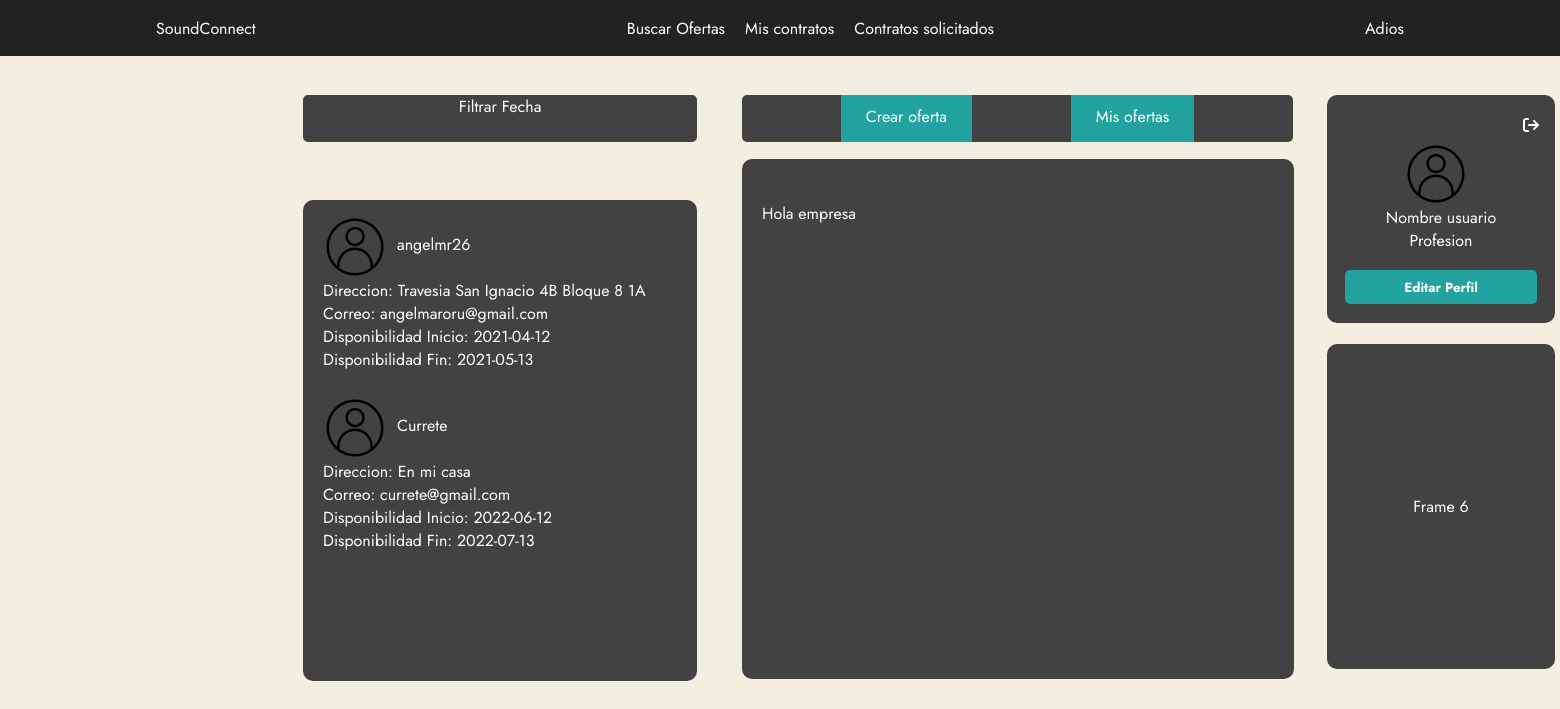
Screenshot of /Vista/index_empresa.php (signed in) with the database file from the repository.
### tables this page shows
CREATE TABLE `usuario` (
  `idUser` int(11) NOT NULL,
  `nombre` varchar(255) NOT NULL,
  `correo` varchar(255) NOT NULL,
  `contraseña` varchar(255) NOT NULL,
  `direccion` varchar(255) NOT NULL,
  `disponibilidad_inicio1` date DEFAULT NULL,
  `disponibilidad_fin1` date DEFAULT NULL,
  `activo` tinyint(4) NOT NULL,
  `disponibilidad_inicio2` date DEFAULT NULL,
  `disponibilidad_fin2` date DEFAULT NULL,
  `disponibilidad_inicio3` date DEFAULT NULL,
  `disponibilidad_fin3` date DEFAULT NULL,
  `etiqueta1` varchar(255) NOT NULL,
  `etiqueta2` varchar(255) NOT NULL,
  `etiqueta3` varchar(255) NOT NULL
);

### Modelo/usuario.php (called while the page is built, shortened)
<?php
function findAllUsuario()
{
    $sqlFindAll = "SELECT * FROM usuario";
    $result = $GLOBALS["bd"]->query($sqlFindAll);
    $res = $result->fetchAll(PDO::FETCH_ASSOC);
    return $res;
}

### Controlador/controlador_users.php (called while the page is built, shortened)
<?php
include("../Modelo/usuario.php");
$usuarios = findAllUsuario();
?>

### Vista/index_empresa.php (the view, shortened to what this page needs)
<!DOCTYPE html>
<html lang="en">
<head>
    <link rel="stylesheet" href="../Vista/assets/css/index.css">
</head>
<?php
include("./assets/includes/header.php");
include("../Controlador/controlador_users.php");
?>
<body>
    <div id="frame1">
        <div class="filtro">
            <span>Filtrar Fecha</span>
        </div>
    </div>
    <div id="frame2">
        <a class="button" href="./crearoferta.php">Crear oferta</a>
        <a class="button" href="./listar_ofertas.php">Mis ofertas</a>
    </div>
    <div id="frame3">
    <?php
        if (isset($_SESSION["correo"])) {
            echo "<a href='/Controlador/Logout.php'><span><i id='logout' class='fa-solid fa-arrow-right-from-bracket'></i></span></a>";
        }else {
            echo "<a href='/Vista/login_user.php'>Hola</a>";
        }
        ?>
        <img src="./assets/images/user.png" alt="foto de perfil">
        <p>Nombre usuario</p>
        <span>Profesion</span>
        <?php
        if (isset($_SESSION["correo"])) {
            echo "<form action='./perfil_empresa.php' method='pos'><button id='editar_perfil'>Editar Perfil</button></form>";
        }else {
            echo "<a href='/Vista/login_user.php'>Hola</a>";
        }
        ?>
    </div>
    <div id="frame4">
        <?php
        if (isset($_SESSION["correo"])) {
            if ($_SESSION['rol'] == "empresa") {
                if (count($usuarios) != 0) { ?>
                    <?php
                    foreach ($usuarios as $usuario) {
                    ?>
                    <a href="listar_users.php?idUser=<?php echo $usuario["idUser"] ?>">
                        <div id="container">
                            <div id="users">
                                <img src="./assets/images/user.png" alt="">
                                <span><?php echo $usuario["nombre"] ?></span>
                            </div>
                            <p>Direccion: <?php echo $usuario["direccion"] ?> </p>
                            <p>Correo: <?php echo $usuario["correo"] ?> </p>
                            <p>Disponibilidad Inicio: <?php echo $usuario["disponibilidad_inicio1"] ?> </p>
                            <p>Disponibilidad Fin: <?php echo $usuario["disponibilidad_fin1"] ?> </p>
                        </div>
                    </a>
        <?php
                    }
                } else {
                    echo '<p>No hay usuarios</p>';
                }
            }
        }
        ?>
    </div>
    <div id="frame5">
        <div id="avanzado">
        </div>
        <div id="contenedor">
            <?php
            if (isset($_SESSION["correo"])) {
                if ($_SESSION['rol'] == "usuario") {
                    echo "<p>Hola user</p>";
                } else {
                    echo "<p>Hola empresa</p>";
                }
            }
            ?>
        </div>
    </div>
    <div id="frame6">
        <p>Frame 6</p>
    </div>
</body>
</html>

### Vista/assets/css/index.css (style rules this page uses)
* { font-family: "Jost", sans-serif; }
#frame1 { top: 95px; left: 303px; width: 394px; height: 47px; position: absolute; display: flex; border-color: transparent; border-radius: 5px; justify-content: space-evenly; color: #fff; background-color: #434242; }
#frame2 { top: 95px; left: 742px; width: 551px; height: 47px; position: absolute; border-color: transparent; display: flex; justify-content: space-evenly; border-radius: 5px; color: #fff; background-color: #434242; }
#frame3 { top: 95px; left: 1327px; width: 228px; height: 228px; position: absolute; display: flex; border-color: transparent; border-radius: 10px; color: #fff; background-color: #434242; align-items: center; flex-direction: column; justify-content: center; }
#frame4 { top: 200px; left: 303px; width: 394px; height: 481px; overflow: auto; position: absolute; border-color: transparent; display: flex; border-radius: 10px; color: #fff; background-color: #434242; flex-direction: column; }
#frame5 { top: 159px; left: 742px; width: 552px; height: 520px; position: absolute; border-color: transparent; display: flex; flex-direction: column; justify-content: space-evenly; border-radius: 10px; color: #fff; background-color: #434242; }
#frame6 { top: 344px; left: 1327px; width: 228px; height: 325px; position: absolute; border-color: transparent; display: flex; justify-content: space-evenly; flex-direction: column; align-items: center; border-radius: 10px; color: #fff; background-color: #434242; }
#editar_perfil { background-color: #22a39f; min-width: 192px; height: 34px; color: #fff; margin-top: 18px; font-weight: bold; cursor: pointer; transition: all 0.3s ease; position: relative; display: inline-block; outline: none; overflow: hidden; border-radius: 5px; border: none; }
#avanzado { display: flex; justify-content: center; }
#contenedor { height: 100%; margin-left: 20px; margin-bottom: 20px; margin-right: 20px; }
p { margin: 0px; }
#users { display: flex; align-items: center; }
#container { margin-left: 20px; margin-top: 10px; margin-right: 20px; margin-bottom: 10px; }
.filtro { position: relative; display: inline-block; }
.button { background-color: #22a39f; color: #fff; padding: 10px 25px; }
#logout { position: relative; right: -90px; }
img { padding-right: 10px; padding-top: 5px; }

### Vista/assets/css/header.css (style rules this page uses)
body { background: #F3EFE0; }
a { text-decoration: none; color:#fff; }

### rows the page displays
usuario: nombre "angelmr26", direccion "Travesia San Ignacio 4B Bloque 8 1A", correo "angelmaroru@gmail.com", disponibilidad_inicio1 "2021-04-12", disponibilidad_fin1 "2021-05-13"
usuario: nombre "Currete", direccion "En mi casa", correo "currete@gmail.com", disponibilidad_inicio1 "2022-06-12", disponibilidad_fin1 "2022-07-13"
